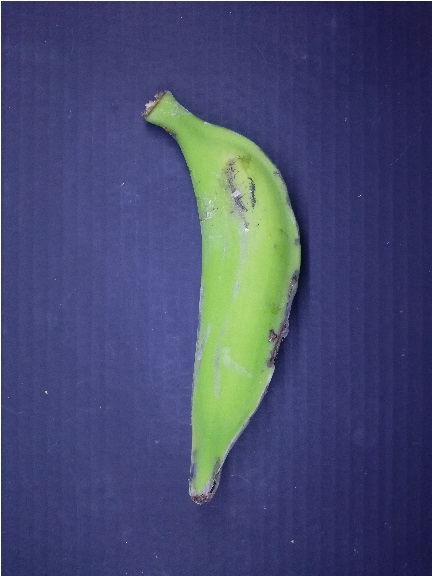
#> input picture python/codigos_finales/170.jpg, 432 x 576 px, given in place of foto_2.jpg, which was not available
$ python obtener_imagen_binarizada.py   (older library calls are emulated)
#> lines starting #> are read from the running program, lines starting #| are printed output that depends on the picture; after the words box and inside, x2 and y2 are one past the last pixel; in counts of white or black regions, pixels touching at a corner belong together; pictures that were not available may be replaced by others from this repository, and a replacement may not be noted
from skimage import io
import matplotlib.pyplot as plt
import numpy as np
from skimage.color import rgb2grey
from skimage.morphology import disk
from skimage.filters.rank import minimum
from skimage.util import img_as_ubyte
from skimage.filters.rank import maximum
from time import time

def leer_imagen():
    imgc=io.imread("21-06/21-06-1/foto_2.jpg")
#> imgc is the input picture: shape (576, 432, 3); mean R, G, B 69.4, 75.6, 111.8
    #imgc=io.imread("170.jpg")

    return imgc

def leer_fondo():
    fondo=io.imread("21-06/foto_fondo.jpg")
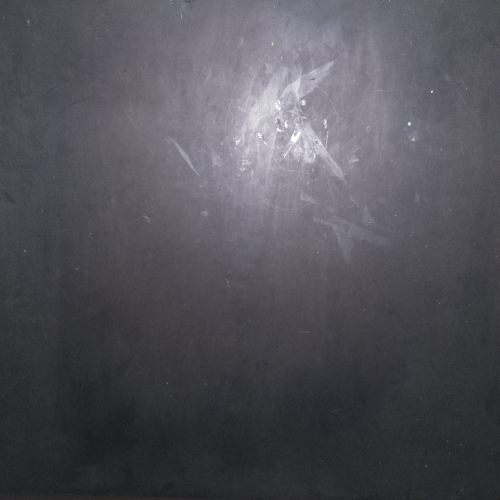
#> input picture python/segmentacion/foto_fondo.jpg, 500 x 500 px, found by its file name
#> fondo is the input picture: shape (500, 500, 3); mean R, G, B 82.5, 81.6, 88.7
    return fondo

def segmentar(img, fondo):
    n=img.shape
    s=np.zeros(n)
    i=0
    for x in range(n[0]):
        for y in range(n[1]):
            s[x][y]=img[x][y]- fondo[y][x]
            if s[x][y] <= 0.417:
                s[x][y]=0
            else:
                s[x][y]=1
    return s

# [42 lines left out: functions aplicar_filtro_rojo, aplicar_filtro_verde, aplicar_filtro_azul, Suma_rojo, Suma_verde, Suma_azul, not called in this run]


imgc=leer_imagen()
fondo=leer_fondo()

img =  rgb2grey(imgc)
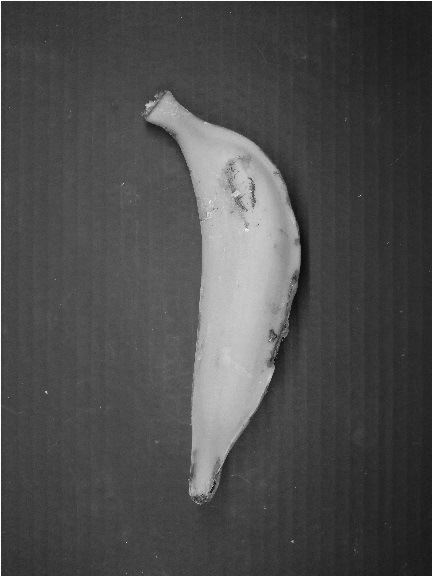
#> img: shape (576, 432) float64; min 0.016, max 0.998, mean 0.301
fondo =  rgb2grey(fondo)
#> fondo: shape (500, 500) float64

s=segmentar(img, fondo)
#> after the loop in segmentar, `for x in range(n[0]):`:
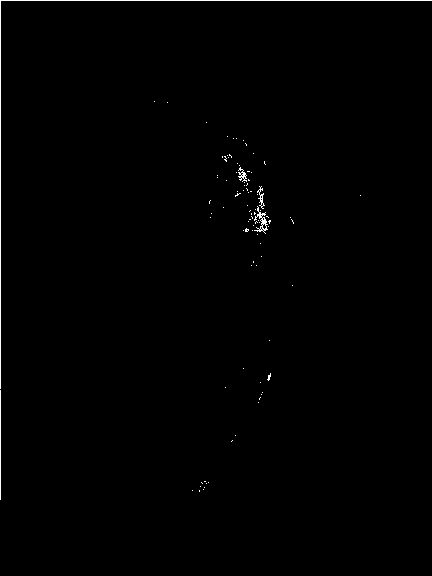
#> s: shape (576, 432) float64; values 0 (black) and 1 (white), 0.54% white in thin lines or dots, all inside (x1, y1, x2, y2) = (0, 0, 432, 500)
#> (the run stopped early here; a loop or call above may not have finished)
